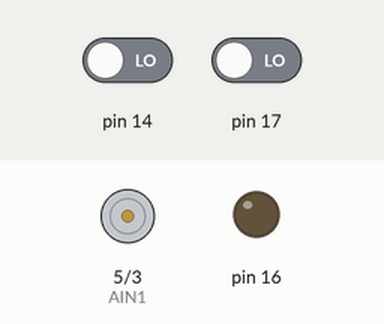
The sketch below on a simulated Arduino Uno, built with avr-gcc and run on an emulated ATmega328P. On the bench: motor-driver pin pairs drawn as motors (green arrow = first pin HIGH = forward, orange = second pin HIGH = backward, longer = more drive), output pins drawn as LEDs (lit = HIGH). Inputs (shaded band) come from the test bench; at power-on: pin 14 LOW, pin 17 LOW. What the sketch prints to the serial monitor is not drawn.

Above: at 1.2 s.
1.3 s: pin 14 driven HIGH
At 1.7 s:
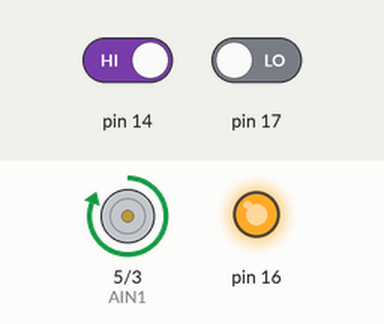
2.8 s: pin 17 driven HIGH
Timing chart, 0 to 5.8 s (numbered marks = the images above; inputs shaded):
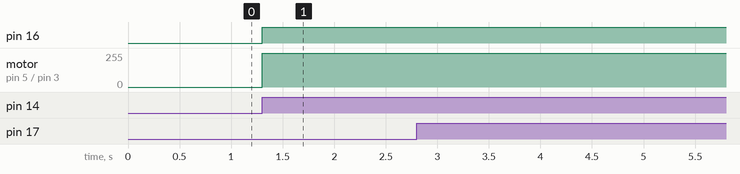

Measured:
- after the input at 1.3 s, pin 16: LOW → HIGH at once; motor on pin 5 (AIN1) / pin 3 (AIN2): stopped → forward 255/255 at once
- after the input at 2.8 s, every drawn part: stays the same

The sketch:

servo_bme.ino
```cpp
#define SAMPLENUM 20
#define settime 10600
int AIN1=5;
int AIN2=3;
int count=0;
int fpstate=0;
int Fpstate=1;
int fpStateArray[SAMPLENUM];
int state=0;
int alt_flag=0;
bool status;
int starttime,nowtime;
int Time;
int mode=0;

float calcMedian(void *array, int n, int type) {
  if (type == 0) { // If data type is int
    int *intArray = (int*) array;
    for (int i = 0; i < n; i++) {
      for (int j = i + 1; j < n; j++) {
        if (intArray[i] > intArray[j]) {
          int changer = intArray[j];
          intArray[j] = intArray[i];
          intArray[i] = changer;
        }
      }
    }
    if (n % 2 == 0) {
      return (float) (intArray[n / 2] + intArray[n / 2 - 1]) / 2;
    } else {
      return (float) intArray[n / 2];
    }
  } else if (type == 1) { // If data type is float
    float *floatArray = (float*) array;
    for (int i = 0; i < n; i++) {
      for (int j = i + 1; j < n; j++) {
        if (floatArray[i] > floatArray[j]) {
          float changer = floatArray[j];
          floatArray[j] = floatArray[i];
          floatArray[i] = changer;
        }
      }
    }
    if (n % 2 == 0) {
      return (floatArray[n / 2] + floatArray[n / 2 - 1]) / 2;
    } else {
      return floatArray[n / 2];
    }
  } else {
    // Error or unknown data type
    return 0.0;
  }
}

uint8_t fp (){
  int pinmode=0;
  int i = digitalRead(17);
  if(i==1){
    pinmode=0;
  }else if(i==0){
    pinmode=1;
  }
  return (uint8_t)pinmode;
}

int isLaunched(int FlighPinState) {
  fpStateArray[0] = FlighPinState;
	for (int i = (SAMPLENUM - 1); i > 0; i--) {
		fpStateArray[i] = fpStateArray[i - 1];
	}
  fpStateArray[0] = FlighPinState;
	if (calcMedian(fpStateArray, SAMPLENUM, 0) == 1) { //launched
		return 0;
	} else {
		return 1;
	}
}
void setup()
{
  pinMode(AIN1,OUTPUT);
  pinMode(AIN2,OUTPUT);
  pinMode(14,INPUT);
  pinMode(17,INPUT);
  pinMode(16,OUTPUT);
  digitalWrite(AIN1,LOW);
  digitalWrite(AIN2,LOW);
  Serial.begin(9600);

  pinMode(13,INPUT);
  pinMode(17,INPUT);

}

void loop()
{
fpstate = fp();
Fpstate = isLaunched(fpstate);
switch(mode){
case 0:
if (Fpstate==0){
starttime=millis();
mode=1;
}
break;
case 1:
if (Fpstate==1){
mode = 0;
break;
}
nowtime=millis();
Time=nowtime-starttime;
alt_flag=digitalRead(14);
if(alt_flag==1||Time>settime){
  Serial.print("open");
  digitalWrite(AIN1,HIGH);
  digitalWrite(AIN2,LOW);
  digitalWrite(16,HIGH);
}
break;
}
}
```
